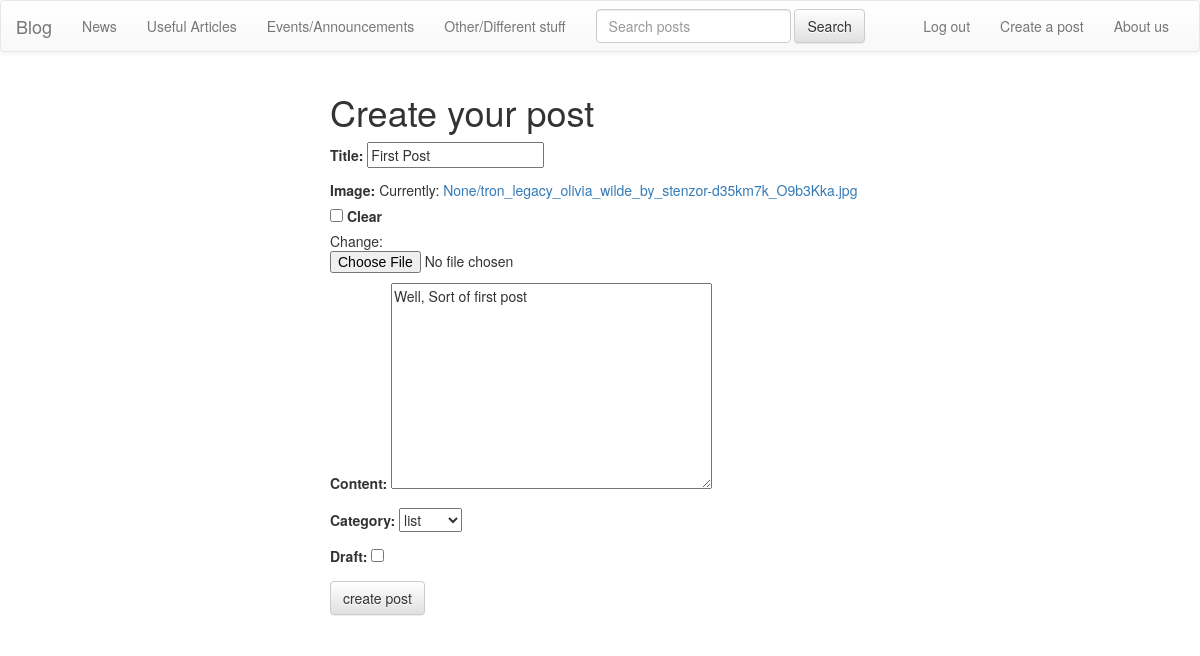
Page /posts/first-post/edit/ (signed in) on the committed database.
### posts/models.py (models this page shows, shortened)
class Post(models.Model):
    user = models.ForeignKey(settings.AUTH_USER_MODEL, default=1)
    title = models.CharField(max_length=120)
    slug = models.SlugField(unique=True)
    image = models.ImageField(upload_to=upload_location,
                              null=True, blank=True,
                              width_field="width_field",
                              height_field="height_field")
    height_field = models.IntegerField(default=0)
    width_field = models.IntegerField(default=0)
    content = models.TextField()
    category = models.CharField(choices=categories, default="list", max_length=120)
    draft = models.BooleanField(default=False)
    publish = models.DateField(auto_now=False, auto_now_add=True)
    updated = models.DateTimeField(auto_now=True, auto_now_add=False)
    timestamp = models.DateTimeField(auto_now=False, auto_now_add=True)
    objects = PostManager()

### posts/views.py (the view)
# urls.py: url(r'^(?P<slug>[\w-]+)/edit/$', post_update, name="update"),
def post_update(request, slug=None):
    if not request.user.is_authenticated():
        return redirect("log_in")
    instance = get_object_or_404(Post, slug=slug)
    form = PostForm(request.POST or None, request.FILES or None, instance=instance,)
    if form.is_valid():
        instance = form.save(commit=False)
        instance.save()
        messages.success(request, 'Successfully updated')
        return redirect(instance.get_absolute_url())
    context = {
        "title": instance.title,
        "instance": instance,
        "form": form,
    }
    return render(request, "blog/post_form.html", context)

### posts/forms.py
class PostForm(forms.ModelForm):
    class Meta:
        model = Post
        fields = [
            "title",
            "image",
            "content",
            "category",
            "draft",
        ]

### templates/blog/post_form.html (shortened to what this page needs)
{% extends "base.html" %}
{% block content %}
<div class="col-sm-6 col-sm-offset-3">
<h1>Create your post</h1>
<form method="POST" action="" enctype="multipart/form-data">{% csrf_token %}
{{form.as_p}}
<input type="submit" class="btn btn-default" value="create post">
</form>
    </div>
{% endblock content %}

### static/css/base.css (style rules this page uses)
h1 { color: darkslategrey; }

### rows in the picture
Post: title "First Post", content "Well, Sort of first post", category "list"
